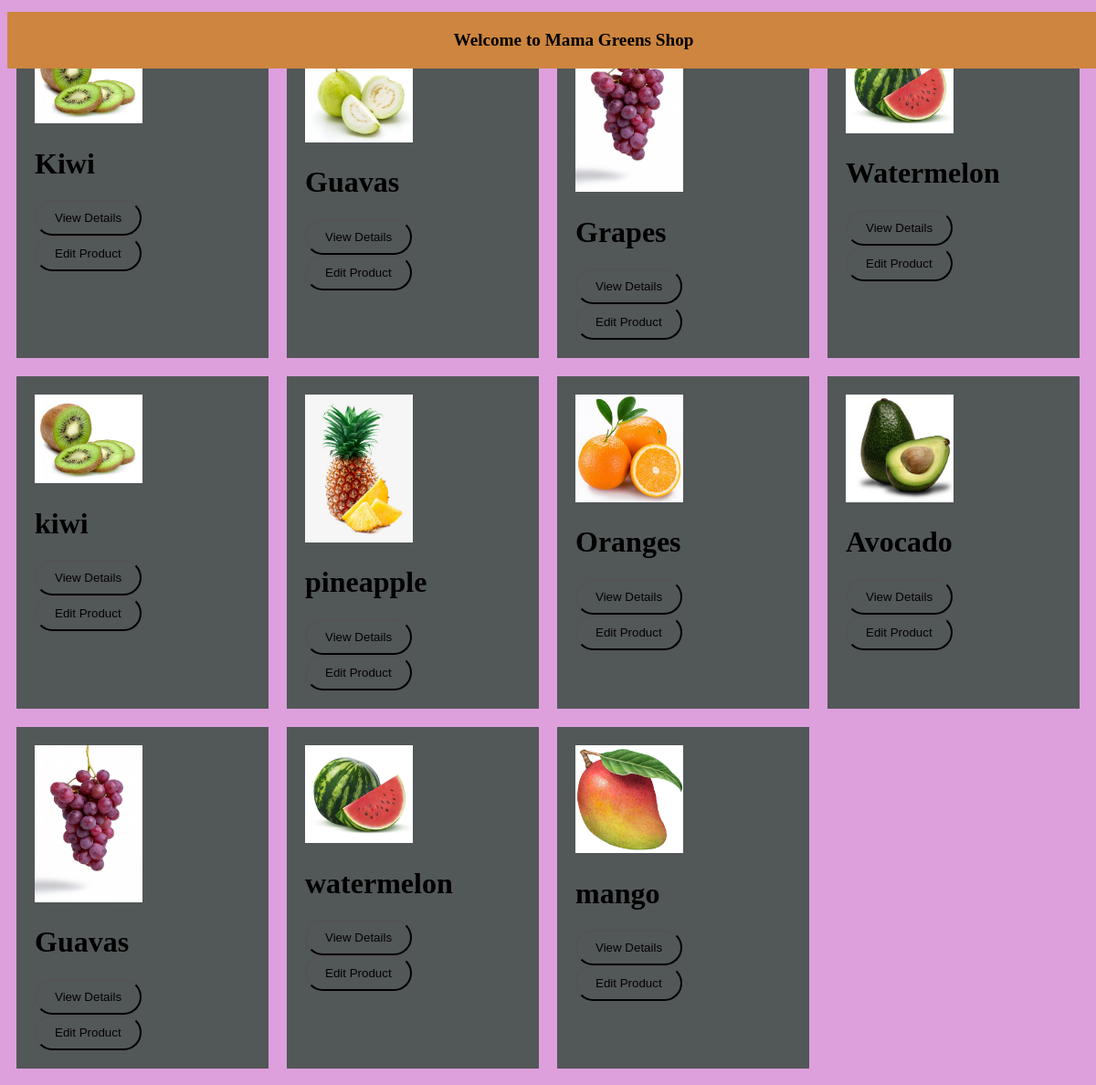
/inventory/products/list, run on the app's committed database.
### inventory/models.py (models this page shows)
class Product(models.Model):
    Vendor=models.ForeignKey(Vendor,null=True,on_delete=models.CASCADE)
    name=models.CharField(max_length=32, null=True)
    price =models.DecimalField(max_digits=8,decimal_places=2)
    description = models.TextField(max_length=255)
    image =models.ImageField(upload_to='images')
    date_created=models.DateTimeField(auto_now_add=True)
    date_updated =models.DateTimeField(auto_now=True)
    stock=models.PositiveIntegerField()

### inventory/views.py (the view)
# urls.py: path("products/list" , products_list , name="products_list"),
def products_list(request):
    products = Product.objects.all()
    return render(request,"inventory/products_list.html",{"products": products})

### templates/inventory/products_list.html (shortened to what this page needs)
<!DOCTYPE html>
<html lang="en">
<head>
</head>
<body>
   <h1 class="head">Welcome to Mama Greens Shop</h1>
     <div class="allproducts">
        {% for product in products %}
            <div class="product-container">
                <img src="{{product.image.url}}" class="img"/>
                <h1 class="product-name">{{ product.name }}</h1>
                <div class="view">
                 <a href="{% url 'product_detail' id=product.id %}"> <button class="btn">View Details</button></a>
                 <a href="{% url 'product_update' id=product.id %}"> <button class="btn">Edit Product</button></a>
                </div>
                     </div>
        {% endfor %}
    </div>
</body>
</html>

### templates/inventory/products_list.html (style rules this page uses)
body { background-color: plum; }
.allproducts { display: grid; grid-template-columns: repeat(4 ,1fr); }
.img { width: 50%; }
.view { gap: 30%; }
.product-container { background-color: rgb(82, 87, 88); gap: 5%; padding: 20px; margin: 10px; }
.btn { padding: 10px 20px; color: rgb(4, 2, 2); background-color: rgb(82, 87, 88); border-radius: 30px; }
.head { font-size: 120%; color:black; background-color: peru; text-align: center; padding: 20px; position: fixed; top: 0; width: 100%; z-index: 100; }

### data on the page
Product: image (picture), name "Kiwi"
Product: image (picture), name "Guavas"
Product: image (picture), name "Grapes"
Product: image (picture), name "Watermelon"
Product: image (picture), name "kiwi"
Product: image (picture), name "pineapple"
Product: image (picture), name "Oranges"
Product: image (picture), name "Avocado"
Product: image (picture), name "Guavas"
Product: image (picture), name "watermelon"
Product: image (picture), name "mango"
